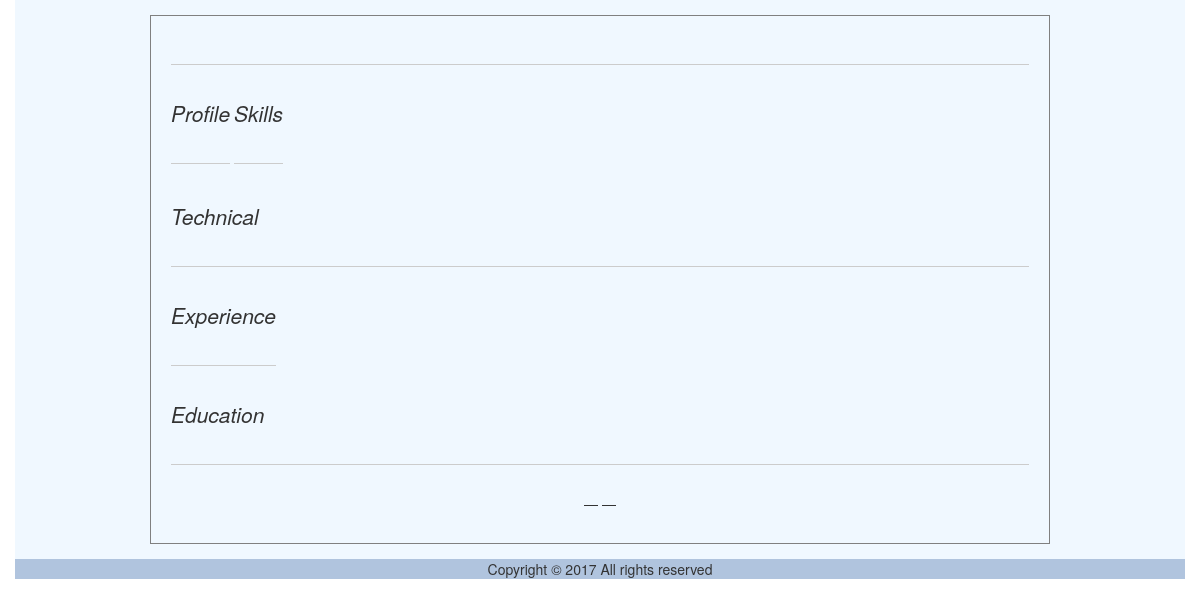
/web/src/DigitalUniversity/job_cv_show.php (signed in), run on an earlier commit of the app's database.
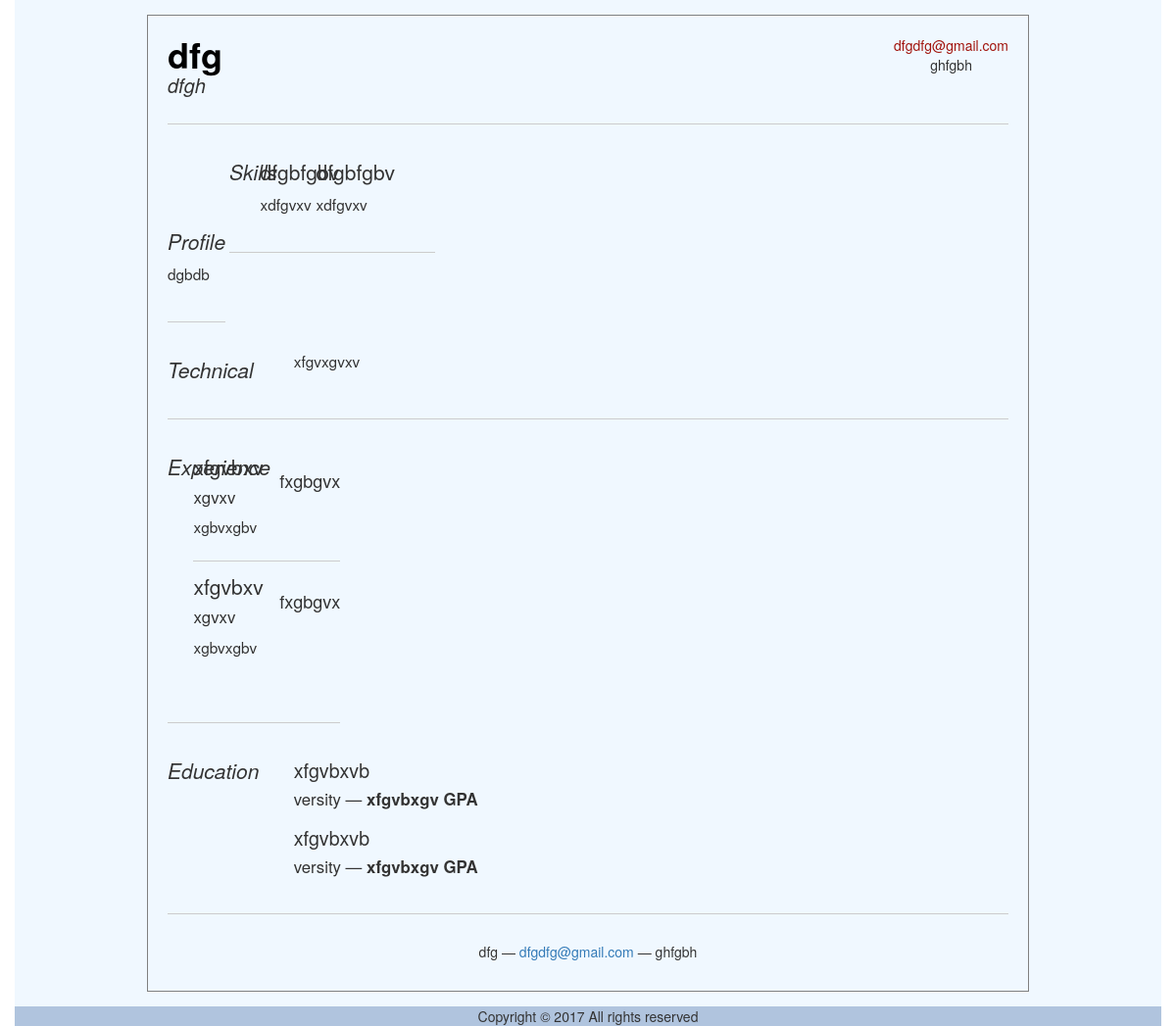
And on a later commit of the database.
### tables this page shows
CREATE TABLE IF NOT EXISTS `jms_cv` (
  `ID` int(11) NOT NULL AUTO_INCREMENT,
  `applicantID` varchar(40) NOT NULL,
  `Name` varchar(40) NOT NULL,
  `sector` varchar(45) NOT NULL,
  `email` varchar(45) NOT NULL,
  `phone` varchar(45) NOT NULL,
  `profile` varchar(500) NOT NULL,
  `technical_skill` varchar(500) NOT NULL,
  PRIMARY KEY (`ID`)
);

CREATE TABLE IF NOT EXISTS `jms_cv_skills` (
  `ID` int(11) NOT NULL AUTO_INCREMENT,
  `cvID` int(11) NOT NULL,
  `name` varchar(100) NOT NULL,
  `details` varchar(500) NOT NULL,
  PRIMARY KEY (`ID`)
);

CREATE TABLE IF NOT EXISTS `jms_cv_experience` (
  `ID` int(11) NOT NULL AUTO_INCREMENT,
  `cvID` int(11) NOT NULL,
  `jobname` varchar(45) NOT NULL,
  `jobposition` varchar(45) NOT NULL,
  `workingyear` varchar(45) NOT NULL,
  `workdetails` varchar(500) NOT NULL,
  PRIMARY KEY (`ID`)
);

CREATE TABLE IF NOT EXISTS `jms_cv_education` (
  `ID` int(11) NOT NULL AUTO_INCREMENT,
  `cvID` int(11) NOT NULL,
  `instituition` varchar(45) NOT NULL,
  `subject` varchar(45) NOT NULL,
  `cgpa` varchar(45) NOT NULL,
  PRIMARY KEY (`ID`)
);

### web/src/DigitalUniversity/util/class.util.inc (called while the page is built, shortened)
<?php
class ConfigUtil implements I_DBConfig, I_LogConfig, I_LanguageConfig{
	public static $s_instance;
	private $_host;
	private $_username;
	private $_password;
	private $_database;
	public static function getInstance() {
		if(!self::$s_instance) {
			self::$s_instance = new self();
		}
		return self::$s_instance;
	}
	private function readConfig(){
		$this->_ini_array = parse_ini_file(CONFIG.'system.ini');
		$this->_host =	$this->_ini_array['db_host'];
		$this->_username = $this->_ini_array['db_username'];
		$this->_password = $this->_ini_array['db_password'];
		$this->_database = $this->_ini_array['db_database'];
	}
	public function getDBHost(){
		return $this->_host;
	}
	public function getDBUserName(){
		return $this->_username;
	}
	public function getDBPassword(){
		return $this->_password;
	}
	public function getDBName(){
		return $this->_database;
	}
}
class DBUtil implements I_DBUtil {
	private static $s_instance;
	private $_host;
	private $_username;
	private $_password;
	private $_database;
	protected $_connection;
	protected $_result;
	public static function getInstance() {
		if(!self::$s_instance) {
			self::$s_instance = new self();
		}
		return self::$s_instance;
	}
	private function readDBConfig(){
		$_config = ConfigUtil::getInstance();
		$this->_host = $_config->getDBHost();
		$this->_username = $_config->getDBUserName();
		$this->_password = $_config->getDBPassword();
		$this->_database = $_config->getDBName();
	}
	private function setConnection(){
		$this->_connection = new mysqli($this->_host, $this->_username,
			$this->_password, $this->_database);
	}
	public function doQuery($sql) {
		$this->_result = $this->_connection->query($sql) or die(mysqli_error($this->_connection));
		return $this->_result;
	}
	public function getNumRows() {
		$this->_numRows = mysqli_num_rows($this->_result);
		return $this->_numRows;
	}
	public function getAllRows() {
		$rows = array();
		for($x = 0; $x < $this->getNumRows(); $x++) {
			$rows[] = mysqli_fetch_assoc($this->_result);
		}
		return $rows;
	}
}
class LogUtil{
	private static $s_instance;
	public static function getInstance(){
		if(!self::$s_instance) {
			self::$s_instance = new self();
		}
		return self::$s_instance;
	}
}
class LangUtil{
	private static $s_instance;
	public static function getInstance() {
		if(!self::$s_instance) {
			self::$s_instance = new self();
		}
		return self::$s_instance;
	}
}
?>

### web/src/DigitalUniversity/modules/job/ui/blade/view.job_cv_show.blade.inc (called while the page is built, shortened)
<?php
include_once UTILITY.'class.util.inc';
include_once MODULES_JOB.'bao/class.job_cv_show_bao.inc';
$_JobCVShowBAO = new JobCVShowBAO();
?>

### web/src/DigitalUniversity/common/class.common.user.inc (called while the page is built, shortened)
<?php
class User{
    private $_ID;
    public function getID () {
        return $this->_ID;
    }
}
?>

### web/src/DigitalUniversity/modules/job/bao/class.job_cv_show_bao.inc (called while the page is built, shortened)
<?php
include_once UTILITY.'class.util.inc';
include_once MODULES_JOB.'dao/class.job_cv_show_dao.inc';
Class JobCVShowBAO{
	private $_JobCVShowDAO;
	public function __construct(){
		$this->_JobCVShowDAO = new JobCVShowDAO();
	}
	public function getCV($globalUser){
		$Result = $this->_JobCVShowDAO->getCV($globalUser);
		return $Result;
	}
}
?>

### web/src/DigitalUniversity/modules/job/dao/class.job_cv_show_dao.inc (called while the page is built, shortened)
<?php
include_once COMMON.'class.common.inc';
include_once UTILITY.'class.util.inc';
Class JobCVShowDAO{
	private $_DB;
	private $_CV;
	public function __construct(){
		$this->_DB = DBUtil::getInstance();
		$this->_CV = new CV();
	}
	public function getCV($globalUser){
		$this->_DB->doQuery("SELECT * FROM jms_cv where applicantID like '$globalUser'");
		$rows = $this->_DB->getAllRows();
		$row = $rows[0];
	    $this->_CV->setID ( $row['ID']);
	    $this->_CV->setapplicantID ( $row['applicantID'] );
	    $this->_CV->setName ( $row['Name'] );
	    $this->_CV->setsector ( $row['sector'] );
	    $this->_CV->setemail( $row['email'] );
	    $this->_CV->setphone( $row['phone'] );
	    $this->_CV->setprofile( $row['profile'] );
	    $this->_CV->settechnical_skill ( $row['technical_skill'] );
	    $Education_List = array();
	    $Experience_List = array();
	    $Skills_List = array();
	    $cv_id=$row['ID'];
		$this->_DB->doQuery("SELECT * FROM jms_cv_education where cvID like '$cv_id'");
		$rows2 = $this->_DB->getAllRows();
		for($i = 0; $i < sizeof($rows2); $i++) {
			$row2 = $rows2[$i];
			$this->_CV_Education = new CV_Education();
			$this->_CV_Education->setID ( $row2['ID']);
		    $this->_CV_Education->setcvID ( $row2['cvID']);
		    $this->_CV_Education->setinstituition ( $row2['instituition'] );
		    $this->_CV_Education->setsubject ( $row2['subject'] );
		    $this->_CV_Education->setcgpa ( $row2['cgpa'] );
		    $Education_List[]=$this->_CV_Education;
			}
		$this->_DB->doQuery("SELECT * FROM jms_cv_experience where cvID like '$cv_id'");
		$rows3 = $this->_DB->getAllRows();
		for($i = 0; $i < sizeof($rows3); $i++) {
			$row3 = $rows3[$i];
			$this->_CV_Experience = new CV_Experience();
		    $this->_CV_Experience->setcvID ( $row3['cvID']);
		    $this->_CV_Experience->setjobname ( $row3['jobname'] );
		    $this->_CV_Experience->setjobposition ( $row3['jobposition'] );
		    $this->_CV_Experience->setworkingyear ( $row3['workingyear'] );
		    $this->_CV_Experience->setworkdetails ( $row3['workdetails'] );
		    $Experience_List[]=$this->_CV_Experience;
			}
		$this->_DB->doQuery("SELECT * FROM jms_cv_skills where cvID like '$cv_id'");
		$rows4 = $this->_DB->getAllRows();
		for($i = 0; $i < sizeof($rows4); $i++) {
			$row4 = $rows4[$i];
			$this->_CV_Skills = new CV_Skills();
		    $this->_CV_Skills->setcvID ( $row4['cvID']);
		    $this->_CV_Skills->setname ( $row4['name'] );
		    $this->_CV_Skills->setdetails ( $row4['details'] );
		    $Skills_List[]=$this->_CV_Skills;
			}
		$this->_CV->seteducation( $Education_List);
	    $this->_CV->setexperience( $Experience_List );
	    $this->_CV->setskills ( $Skills_List );
		$Result = new Result();
		$Result->setIsSuccess(1);
		$Result->setResultObject($this->_CV);
		return $Result;
	}
}
?>

### web/src/DigitalUniversity/common/class.common.inc (called while the page is built, shortened)
<?php
include_once 'class.common.user.inc';
class Result{
    private $_IsSuccess=0;
    public function setIsSuccess($IsSuccess){
        $this->_IsSuccess = $IsSuccess;
    }
    public function getIsSuccess(){
        return $this->_IsSuccess;
    }
}
?>

### web/src/DigitalUniversity/modules/job/ui/view.job_cv_show.inc (the view, shortened to what the changed rows need)
<?php
include_once 'blade/view.job_cv_show.blade.inc';
include_once COMMON.'class.common.inc';
?>
<div class="panel-default">
    <div class="panel-body">
    	<?php
    		if(isset($_SESSION['cvid'])){
    			$Result = $_JobCVShowBAO->getCV($_SESSION['cvid']);
    			unset($_SESSION['cvid']);
    		}
    		else{
				$globalUser = $_SESSION["globalUser"];
				$Result = $_JobCVShowBAO->getCV($globalUser->getID());
			}
			if($Result->getIsSuccess()){
				$CV = $Result->getResultObject();
		?>
    	<div id="full_cv">
			<div id="jms_cv_header">
				<div id="jms_name_appearence">
					<h1><?php echo $CV->getName(); ?></h1>
					<h2><?php echo $CV->getsector(); ?></h2>
				</div>
				<div id="jms_cv_link">
					<a id="jms_cv_link_email" href="mailto:name@yourdomain.com"><?php echo $CV->getemail(); ?></a>
					<p id="jms_cv_link_phone"><?php echo $CV->getphone(); ?></p>
				</div>
			</div>
			<div class="jms_cv_body">
				<div class="jms_cv_body_ratio">
					<div class="jms_cv_body_profile_head">
						<h2>Profile</h2>
					</div>
					<div class="jms_cv_body_profile_details">
						<p>
							<?php echo $CV->getprofile(); ?>
						</p>
					</div>
				</div>
				<div class="jms_cv_body_ratio">
					<div class="jms_cv_body_skills_header">
						<h2>Skills</h2>
					</div>
					<div class="jms_cv_body_skills_details">
						<?php
							for($i = 0; $i < sizeof($CV->getskills()); $i++) {
								?>
							<div class="talent">
								<h2><?php echo $CV->getskills()[$i]->getname(); ?></h2>
								<p><?php echo $CV->getskills()[$i]->getdetails(); ?></p>
							</div>
							<?php
							}
						?>
					</div>
				</div>
				<div class="jms_cv_body_ratio width">
					<div class="jms_cv_body_technical_header">
						<h2>Technical</h2>
					</div>
					<div class="jms_cv_body_technical_details">
						<p><?php echo $CV->gettechnical_skill(); ?></p>
					</div>
				</div>
				<div class="jms_cv_body_ratio">
					<div class="jms_cv_body_experience_header">
						<h2>Experience</h2>
					</div>
					<div class="jms_cv_body_experience_details">
							<?php
							for($i = 0; $i < sizeof($CV->getexperience()); $i++) {
								?>
								<div class="job">
									<h2><?php echo $CV->getexperience()[$i]->getjobname(); ?></h2>
									<h3><?php echo $CV->getexperience()[$i]->getjobposition(); ?></h3>
									<h4><?php echo $CV->getexperience()[$i]->getworkingyear(); ?></h4>
									<p><?php echo $CV->getexperience()[$i]->getworkdetails(); ?> </p>
								</div>
							<?php
							}
							?>
					</div>
				</div>
				<div class="jms_cv_body_ratio width">
					<div class="jms_cv_body_education_header">
						<h2>Education</h2>
					</div>
					<?php
					for($i = 0; $i < sizeof($CV->geteducation()); $i++) {
						?>
						<div class="jms_cv_body_education_details">
							<h2><?php echo $CV->geteducation()[$i]->getinstituition(); ?></h2>
							<h3><?php echo $CV->geteducation()[$i]->getsubject(); ?> &mdash; <strong><?php echo $CV->geteducation()[$i]->getcgpa(); ?> GPA</strong> </h3>
						</div>
					<?php
					}
					?>
				</div>
			</div>
			<div id="jms_cv_footer">
				<p><?php echo $CV->getName(); ?> &mdash; <a href="mailto:name@yourdomain.com"><?php echo $CV->getemail(); ?></a> &mdash; <?php echo $CV->getphone(); ?></p>
			</div>
	    </div>
	    <?php
			}
			else{
				echo $Result->getResultObject();
			}
		?>
    </div>
</div>

What changed in the data, as far as the page shows it:
added jms_cv: Name "dfg", sector "dfgh", email "dfgdfg@gmail.com", phone "ghfgbh", profile "dgbdb", technical_skill "xfgvxgvxv"
added jms_cv_skills: name "dfgbfgbv", details "xdfgvxv"
added jms_cv_skills: name "dfgbfgbv", details "xdfgvxv"
added jms_cv_experience: jobname "xfgvbxv", jobposition "xgvxv", workingyear "fxgbgvx", workdetails "xgbvxgbv"
added jms_cv_experience: jobname "xfgvbxv", jobposition "xgvxv", workingyear "fxgbgvx", workdetails "xgbvxgbv"
added jms_cv_education: instituition "xfgvbxvb", subject "versity", cgpa "xfgvbxgv"
added jms_cv_education: instituition "xfgvbxvb", subject "versity", cgpa "xfgvbxgv"
